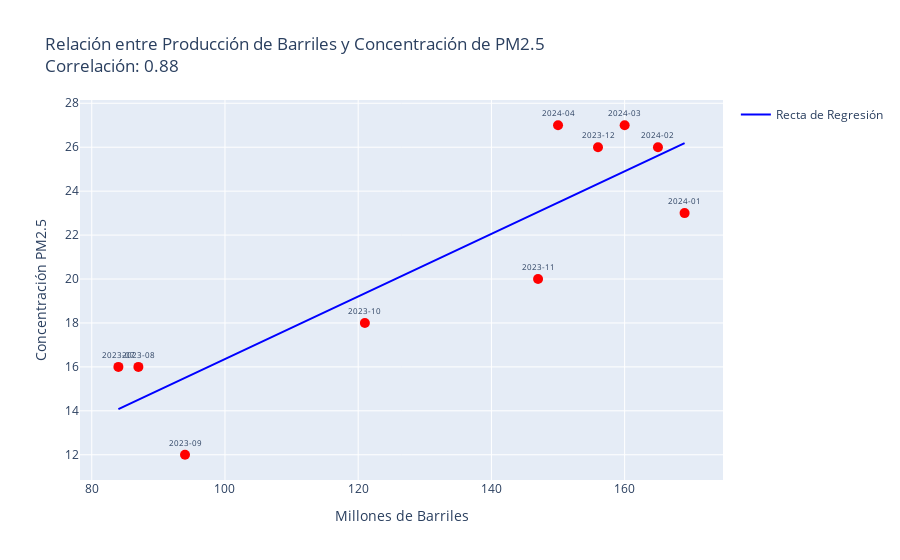

The notebook cell saved with this chart:
### Code cell
from scipy.stats import pearsonr, linregress
import plotly.express as px
import pandas as pd
barriles = pemex_NL['Miles de barriles mensuales'].iloc[6:16]
pm25 = m_pm_NL['Concentración Promedio Mensual'].iloc[6:16]

### Normalizar 
# barriles = (barriles - barriles.min()) / (barriles.max() - barriles.min())
# pm25 = (pm25 - pm25.min()) / (pm25.max() - pm25.min())


# Calcular la correlación de Pearson
correlation = pearsonr(barriles, pm25)

# Crear DataFrame
df = pd.DataFrame({'Mes': m_pm_NL['Fecha'].astype(str), 'Barriles': barriles, 'PM2.5': pm25})

# Ajustar la recta de regresión lineal
slope, intercept, r_value, p_value, std_err = linregress(barriles, pm25)

# Crear scatter plot interactivo
fig = px.scatter(df, x='Barriles', y='PM2.5', text='Mes', 
                 title=f'Relación entre Producción de Barriles y Concentración de PM2.5<br>Correlación: {correlation[0]:.2f}', 
                 labels={'Barriles': 'Millones de Barriles', 'PM2.5': 'Concentración PM2.5'})

# Añadir la recta de regresión al gráfico
fig.add_scatter(x=df['Barriles'], y=slope * df['Barriles'] + intercept, mode='lines', name='Recta de Regresión', line=dict(color='blue'))

# Ajustar la posición de las etiquetas
fig.update_traces(textposition='top center', marker=dict(size=10, color='red'),
    textfont=dict(size=8)  # Ajustar tamaño de la fuente de las etiquetas de texto
                  )

# Mostrar la gráfica
fig.show()

# Imprimir la correlación y R²
print(f'Coeficiente de correlación de Pearson: {correlation[0]:.2f}')
print(f'R² (coeficiente de determinación): {correlation[0]**2:.2f}')
print(f'p-valor: {p_value:.4f}')

### Figure 1 — Plotly figure (JSON) as saved in the notebook; plotly's stock layout.template omitted (floating-point values rounded to 4 significant figures)
{"data": [{"hovertemplate": "Millones de Barriles=%{x}<br>Concentración PM2.5=%{y}<br>Mes=%{text}<extra></extra>", "legendgroup": "", "marker": {"color": "red", "size": 10, "symbol": "circle"}, "mode": "markers+text", "name": "", "orientation": "v", "showlegend": false, "text": ["2023-01", "2023-02", "2023-03", "2023-04", "2023-05", "2023-06", "2023-07", "2023-08", "2023-09", "2023-10", "2023-11", "2023-12", "2024-01", "2024-02", "2024-03", "2024-04", "2024-05", "2024-06", "2024-07", "2024-08", "2024-09", "2024-10", "2024-11", "2024-12"], "textfont": {"size": 8}, "textposition": "top center", "type": "scatter", "x": [null, null, null, null, null, null, 84, 87, 94, 121, 147, 156, 169, 165, 160, 150, null, null, null, null, null, null, null, null], "xaxis": "x", "y": [null, null, null, null, null, null, 16, 16, 12, 18, 20, 26, 23, 26, 27, 27, null, null, null, null, null, null, null, null], "yaxis": "y"}, {"line": {"color": "blue"}, "marker": {"color": "red", "size": 10}, "mode": "lines", "name": "Recta de Regresión", "textfont": {"size": 8}, "textposition": "top center", "type": "scatter", "x": [null, null, null, null, null, null, 84, 87, 94, 121, 147, 156, 169, 165, 160, 150, null, null, null, null, null, null, null, null], "y": [null, null, null, null, null, null, 14.08, 14.51, 15.5, 19.35, 23.05, 24.33, 26.18, 25.61, 24.9, 23.48, null, null, null, null, null, null, null, null]}], "layout": {"legend": {"tracegroupgap": 0}, "title": {"text": "Relación entre Producción de Barriles y Concentración de PM2.5<br>Correlación: 0.88"}, "xaxis": {"anchor": "y", "domain": [0, 1], "title": {"text": "Millones de Barriles"}}, "yaxis": {"anchor": "x", "domain": [0, 1], "title": {"text": "Concentración PM2.5"}}}}
